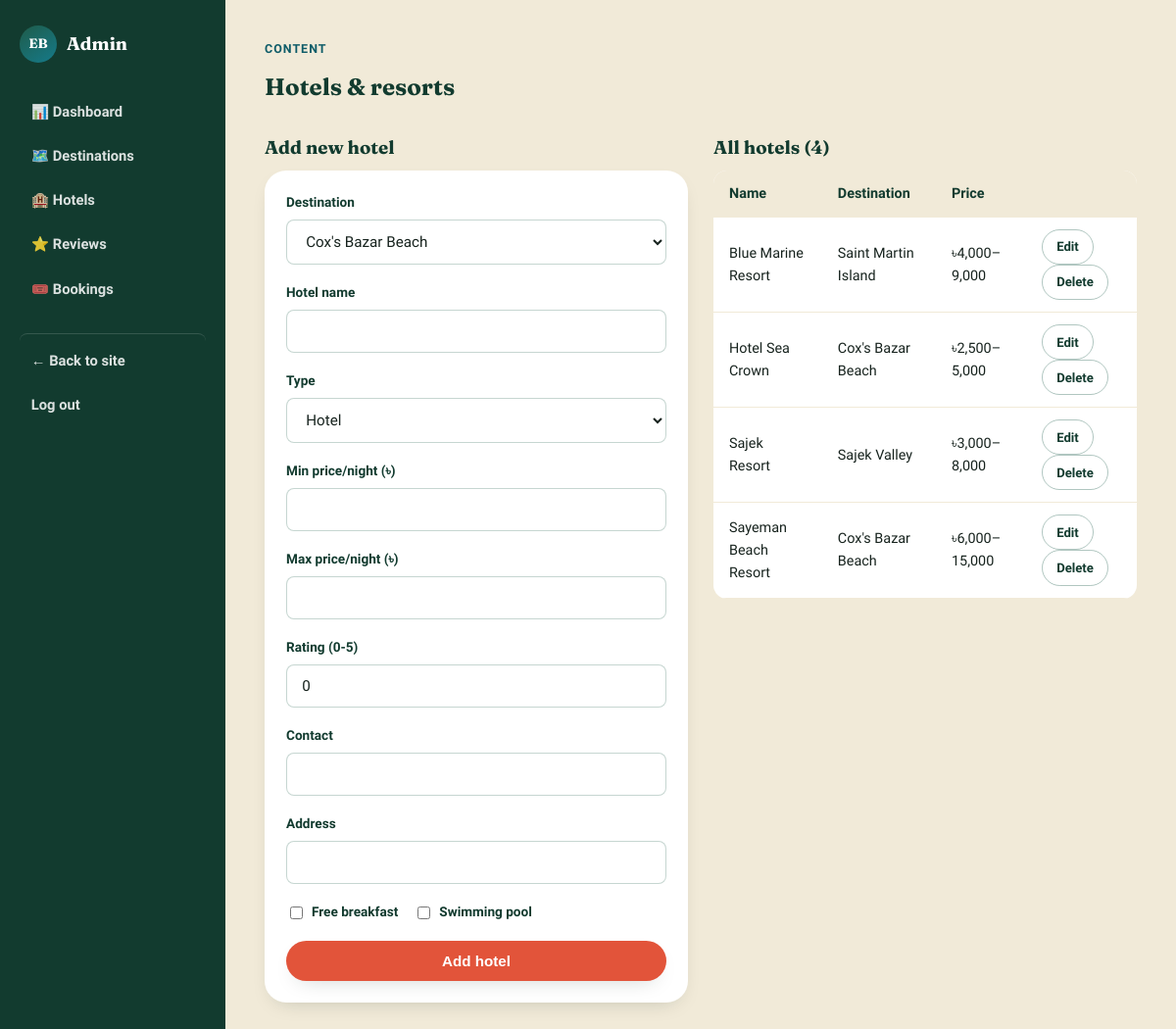
Screenshot of /admin/hotels.php (signed in) with the database file from the repository.
### tables this page shows
CREATE TABLE hotels (
    hotel_id        INT AUTO_INCREMENT PRIMARY KEY,
    destination_id  INT NOT NULL,
    hotel_name      VARCHAR(100) NOT NULL,
    hotel_type      ENUM('Hotel','Resort','Guest House') DEFAULT 'Hotel',
    price_range_min DECIMAL(8,2),
    price_range_max DECIMAL(8,2),
    rating          DECIMAL(2,1) DEFAULT 0,           
    contact_no      VARCHAR(30),
    address         VARCHAR(200),
    free_breakfast  TINYINT(1) DEFAULT 0,              
    swimming_pool   TINYINT(1) DEFAULT 0,              
    distance_from_center_km DECIMAL(5,2) DEFAULT 0,
    FOREIGN KEY (destination_id) REFERENCES destinations(destination_id) ON DELETE CASCADE
);

CREATE TABLE destinations (
    destination_id   INT AUTO_INCREMENT PRIMARY KEY,
    name             VARCHAR(100) NOT NULL,
    category_id      INT NOT NULL,
    district_id      INT NOT NULL,
    description      TEXT,
    best_time_to_visit VARCHAR(150),
    entry_fee        DECIMAL(8,2) DEFAULT 0,
    opening_hours    VARCHAR(100),
    latitude         DECIMAL(10,7),                
    longitude        DECIMAL(10,7),
    map_link         VARCHAR(255),
    safety_tips      TEXT,
    is_outdoor       TINYINT(1) DEFAULT 1,          
    created_at       TIMESTAMP DEFAULT CURRENT_TIMESTAMP,
    FOREIGN KEY (category_id) REFERENCES categories(category_id),
    FOREIGN KEY (district_id) REFERENCES districts(district_id)
);

### admin/hotels.php (the view, shortened to what this page needs)
<?php
require_once __DIR__ . '/../config/db.php';
$destinationsList = $pdo->query("SELECT destination_id, name FROM destinations ORDER BY name")->fetchAll();
$editRow = null;
$hotels = $pdo->query(
    "SELECT h.*, d.name AS destination_name FROM hotels h JOIN destinations d ON d.destination_id = h.destination_id ORDER BY h.hotel_name"
)->fetchAll();
include __DIR__ . '/includes/header.php';
?>
<div class="admin-topbar">
  <div><span class="eyebrow">Content</span><h2 style="margin:0;">Hotels &amp; resorts</h2></div>
</div>
<div class="two-col" style="align-items:start;">
  <div>
    <h3><?= $editRow ? 'Edit hotel' : 'Add new hotel' ?></h3>
    <form method="post" class="weather-form" style="background:#fff; padding:22px; border-radius:var(--radius-lg); box-shadow:var(--shadow-card);">
      <div class="field">
        <label>Destination</label>
        <select name="destination_id" required>
          <?php foreach ($destinationsList as $d): ?>
            <option value="<?= $d['destination_id'] ?>" <?= (($editRow['destination_id'] ?? 0) == $d['destination_id']) ? 'selected' : '' ?>><?= htmlspecialchars($d['name']) ?></option>
          <?php endforeach; ?>
        </select>
      </div>
      <div class="field"><label>Hotel name</label><input type="text" name="hotel_name" value="<?= htmlspecialchars($editRow['hotel_name'] ?? '') ?>" required></div>
      <div class="field">
        <label>Type</label>
        <select name="hotel_type">
          <?php foreach (['Hotel','Resort','Guest House'] as $t): ?>
            <option <?= (($editRow['hotel_type'] ?? '') === $t) ? 'selected' : '' ?>><?= $t ?></option>
          <?php endforeach; ?>
        </select>
      </div>
      <div class="field"><label>Min price/night (৳)</label><input type="number" step="0.01" name="price_range_min" value="<?= htmlspecialchars($editRow['price_range_min'] ?? '') ?>"></div>
      <div class="field"><label>Max price/night (৳)</label><input type="number" step="0.01" name="price_range_max" value="<?= htmlspecialchars($editRow['price_range_max'] ?? '') ?>"></div>
      <div class="field"><label>Rating (0-5)</label><input type="number" step="0.1" min="0" max="5" name="rating" value="<?= htmlspecialchars($editRow['rating'] ?? '0') ?>"></div>
      <div class="field"><label>Contact</label><input type="text" name="contact_no" value="<?= htmlspecialchars($editRow['contact_no'] ?? '') ?>"></div>
      <div class="field"><label>Address</label><input type="text" name="address" value="<?= htmlspecialchars($editRow['address'] ?? '') ?>"></div>
      <div class="field" style="display:flex; gap:16px;">
        <label style="display:flex; align-items:center; gap:6px; margin:0;"><input type="checkbox" name="free_breakfast" style="width:auto;" <?= !empty($editRow['free_breakfast']) ? 'checked' : '' ?>> Free breakfast</label>
        <label style="display:flex; align-items:center; gap:6px; margin:0;"><input type="checkbox" name="swimming_pool" style="width:auto;" <?= !empty($editRow['swimming_pool']) ? 'checked' : '' ?>> Swimming pool</label>
      </div>
      <button type="submit" class="btn btn-primary btn-block"><?= $editRow ? 'Update hotel' : 'Add hotel' ?></button>
    </form>
  </div>
  <div>
    <h3>All hotels (<?= count($hotels) ?>)</h3>
    <table class="data-table">
      <thead><tr><th>Name</th><th>Destination</th><th>Price</th><th></th></tr></thead>
      <tbody>
      <?php foreach ($hotels as $h): ?>
        <tr>
          <td><?= htmlspecialchars($h['hotel_name']) ?></td>
          <td><?= htmlspecialchars($h['destination_name']) ?></td>
          <td>৳<?= number_format($h['price_range_min']) ?>–<?= number_format($h['price_range_max']) ?></td>
          <td>
            <a href="/admin/hotels.php?edit=<?= $h['hotel_id'] ?>" class="btn btn-ghost btn-sm">Edit</a>
            <a href="/admin/hotels.php?delete=<?= $h['hotel_id'] ?>" class="btn btn-ghost btn-sm" onclick="return confirm('Delete this hotel?')">Delete</a>
          </td>
        </tr>
      <?php endforeach; ?>
      </tbody>
    </table>
  </div>
</div>
<?php include __DIR__ . '/includes/footer.php'; ?>

### css/style.css (style rules this page uses)
:root { --paper: #FAF6EC; --paper-dim: #F1EAD8; --ink: #17231E; --ink-soft: #4B5A52; --forest: #1F5C4A; --forest-dark:#123B2F; --river: #157A8A; --river-dark: #0E5C68; --clay: #B4703A; --clay-dark: #8C5228; --coral: #E2543A; --gold: #E3A33E; --surface: #FFFFFF; --surface-2: #F3F8F1; --surface-3: #FDF1EE; --header-bg: rgba(250,246,236,.92); --line-1: rgba(31,92,74,.12); --line-2: rgba(31,92,74,.25); --line-3: rgba(31,92,74,.35); --line-note: rgba(31,92,74,.3); --heading: var(--forest-dark); --heading-accent: var(--river-dark); --radius-lg: 22px; --radius-md: 14px; --radius-sm: 8px; --shadow-soft: 0 12px 30px -14px rgba(18, 40, 32, .35); --shadow-card: 0 8px 22px -12px rgba(18, 40, 32, .28); --font-display: "Fraunces", Georgia, serif; --font-body: "Hind Siliguri", "Segoe UI", sans-serif; }
* { box-sizing:border-box; }
html { scroll-behavior:smooth; }
body { margin:0; font-family:var(--font-body); background:var(--paper); color:var(--ink); line-height:1.6; }
a { color:inherit; text-decoration:none; }
h1,h2,h3,h4 { font-family:var(--font-display); color:var(--heading); margin:0 0 .4em; }
html { transition:background-color .2s ease; }
body, .site-header, .main-nav, .dest-card, .weather-tool, .filter-chip, .filter-bar select, .filter-bar input, .weather-form select, .weather-form input, .info-note, table.data-table, .user-pill, .advice-box, .btn-ghost { transition:background-color .2s ease, color .2s ease, border-color .2s ease; }
.btn { display:inline-flex; align-items:center; justify-content:center; gap:.5em; padding:.72em 1.5em; border-radius:999px; font-weight:600; font-size:.95rem; border:1px solid transparent; cursor:pointer; transition:transform .15s ease, box-shadow .15s ease; }
.btn-primary { background:var(--coral); color:#fff; box-shadow:var(--shadow-card); }
.btn-ghost { background:transparent; color:var(--heading); border-color:var(--line-3); }
.btn-sm { padding:.5em 1.1em; font-size:.82rem; }
.btn-block { width:100%; }
.eyebrow { display:inline-block; font-weight:700; font-size:.78rem; letter-spacing:.08em; text-transform:uppercase; color:var(--heading-accent); margin-bottom:10px; }
.weather-form label { display:block; font-weight:600; font-size:.85rem; margin-bottom:6px; color:var(--heading); }
.weather-form .field { margin-bottom:18px; }
.weather-form select, .weather-form input { width:100%; padding:.8em 1em; border-radius:var(--radius-sm); border:1px solid var(--line-2); font-family:var(--font-body); font-size:.95rem; background:var(--surface); color:var(--ink); }
.two-col { display:grid; grid-template-columns:1fr 1fr; gap:26px; }
table.data-table { width:100%; border-collapse:collapse; background:var(--surface); border-radius:var(--radius-md); overflow:hidden; }
table.data-table th, table.data-table td { padding:12px 16px; text-align:left; border-bottom:1px solid var(--paper-dim); font-size:.9rem; }
table.data-table th { background:var(--paper-dim); font-weight:700; color:var(--heading); }

### admin/includes/header.php (style rules this page uses)
body { background:var(--paper-dim); }
.admin-topbar { display:flex; justify-content:space-between; align-items:center; margin-bottom:28px; }

### rows the page displays
hotels: hotel_name "Blue Marine Resort", destination.name "Saint Martin Island", price_range_min "4,000", price_range_max "9,000"
hotels: hotel_name "Hotel Sea Crown", destination.name "Cox's Bazar Beach", price_range_min "2,500", price_range_max "5,000"
hotels: hotel_name "Sajek Resort", destination.name "Sajek Valley", price_range_min "3,000", price_range_max "8,000"
hotels: hotel_name "Sayeman Beach Resort", destination.name "Cox's Bazar Beach", price_range_min "6,000", price_range_max "15,000"

### other values shown
count($hotels) "4"
form field destination_id "Cox's Bazar Beach"
form field hotel_type "Hotel"
